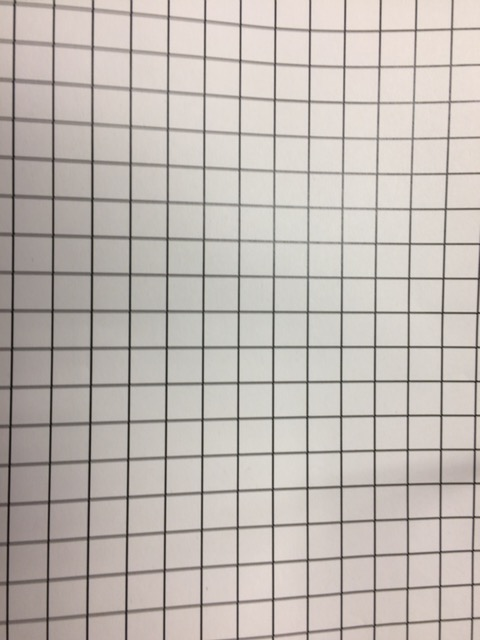
#> input picture image/grid_photo.JPG, 480 x 640 px
$ python hough_lines.py
#> lines starting #> are read from the running program, lines starting #| are printed output that depends on the picture; after the words box and inside, x2 and y2 are one past the last pixel; in counts of white or black regions, pixels touching at a corner belong together
import cv2
import numpy as np
import math

img = cv2.imread('../image/grid_photo.JPG')
#> img is the input picture: shape (640, 480, 3); mean B, G, R 179, 184.5, 191.8
gray = cv2.cvtColor(img,cv2.COLOR_BGR2GRAY)
edges = cv2.Canny(gray,50,150,apertureSize = 3)
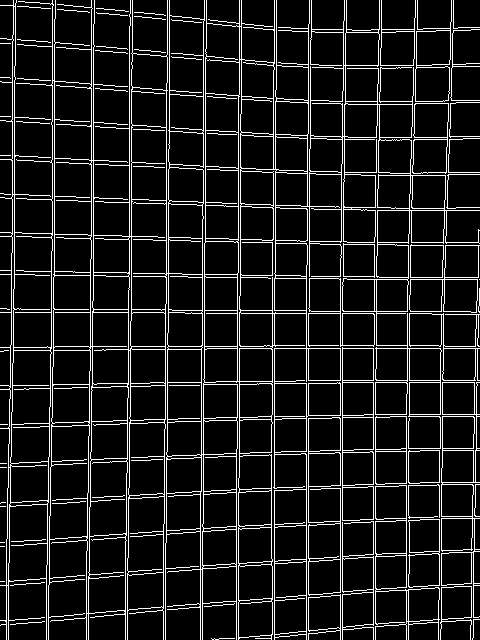
#> edges: shape (640, 480); 10.5% white in thin lines or dots

minLineLength = 100
maxLineGap = 50

lines = cv2.HoughLinesP(edges,1,math.pi/180,100,minLineLength,maxLineGap)
#> lines = 54 rows, first 6: [14, 158, 14, 102], [308, 133, 308, 24], [375, 483, 375, 417], [340, 592, 340, 488], [342, 591, 342, 522], [274, 488, 274, 348]
# 第二引数：画素単位
# 第三引数：radian単位

for i in range(0,len(lines)):
    for x1,y1,x2,y2 in lines[i]:
        cv2.line(img,(x1,y1),(x2,y2),(0,255,0),2)
#> this loop made 54 passes
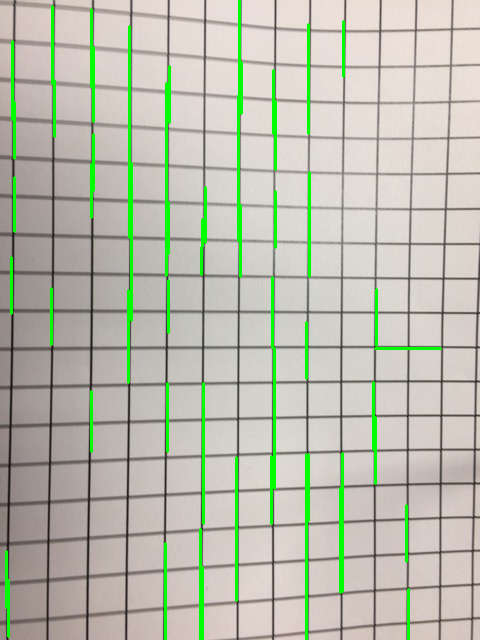
#> img: shape (640, 480, 3); 4.19% of pixels changed, all inside (x1, y1, x2, y2) = (5, 0, 442, 640)

while(1):
    cv2.imshow("sphere_rotate", img)
    k = cv2.waitKey(1)
#> (key Esc is pressed here)
    if k == 27: # ESCキーで終了
        cv2.imwrite("detected.jpg", img)
        break
